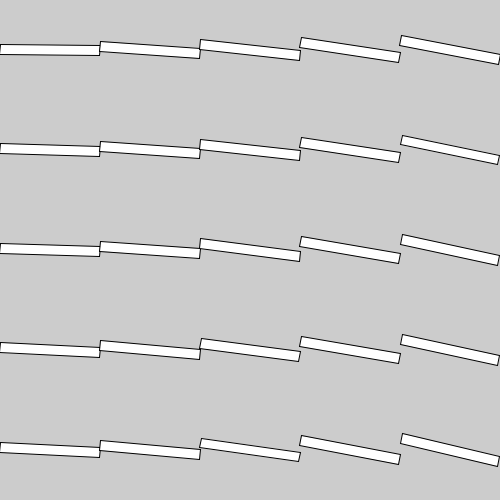
Frame 1 (no input)
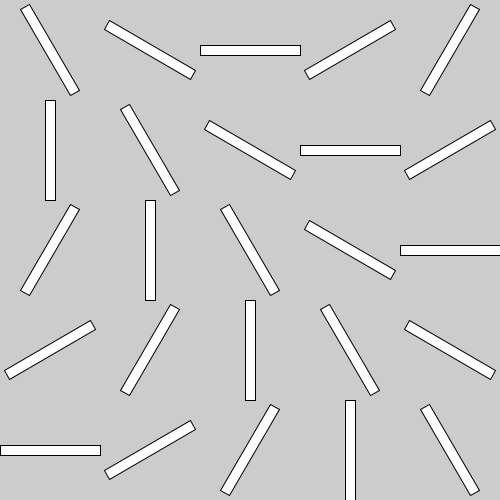
Frame 60 (the mouse pressed at the canvas centre just before this capture)
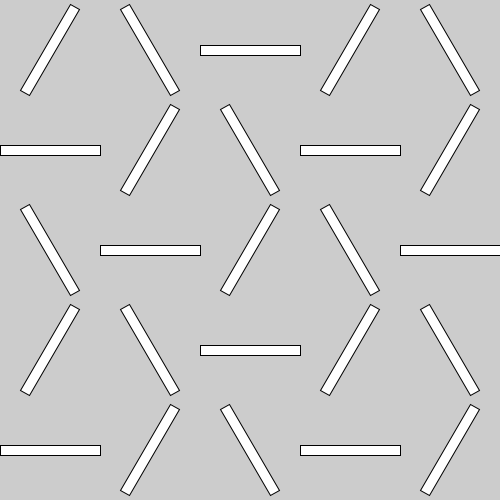
Frame 120 (the mouse held since frame 60 and released just before this capture)

The Processing sketch that drew these frames (run headless with seeded random() and noise(); from frame 60 on, the mouse is pressed at the canvas centre):

// Processing sketch: week05_7b_many_pushMatrix_popMatrix
// ── week05_7b_many_pushMatrix_popMatrix.pde
//week05_7b_many_pushMatrix_popMatrix
void setup(){
 size(500,500); 
}
void draw(){
  background(204);
  float i=1;
  for(int x=50;x<500;x+=100){
   for(int y=50;y<500;y+=100){
     pushMatrix();
      translate(x,y);
      rotate(radians(frameCount)*i);
      rect(-50,-5,100,10);
     popMatrix();
     i+=0.5;
   }
  }
}
